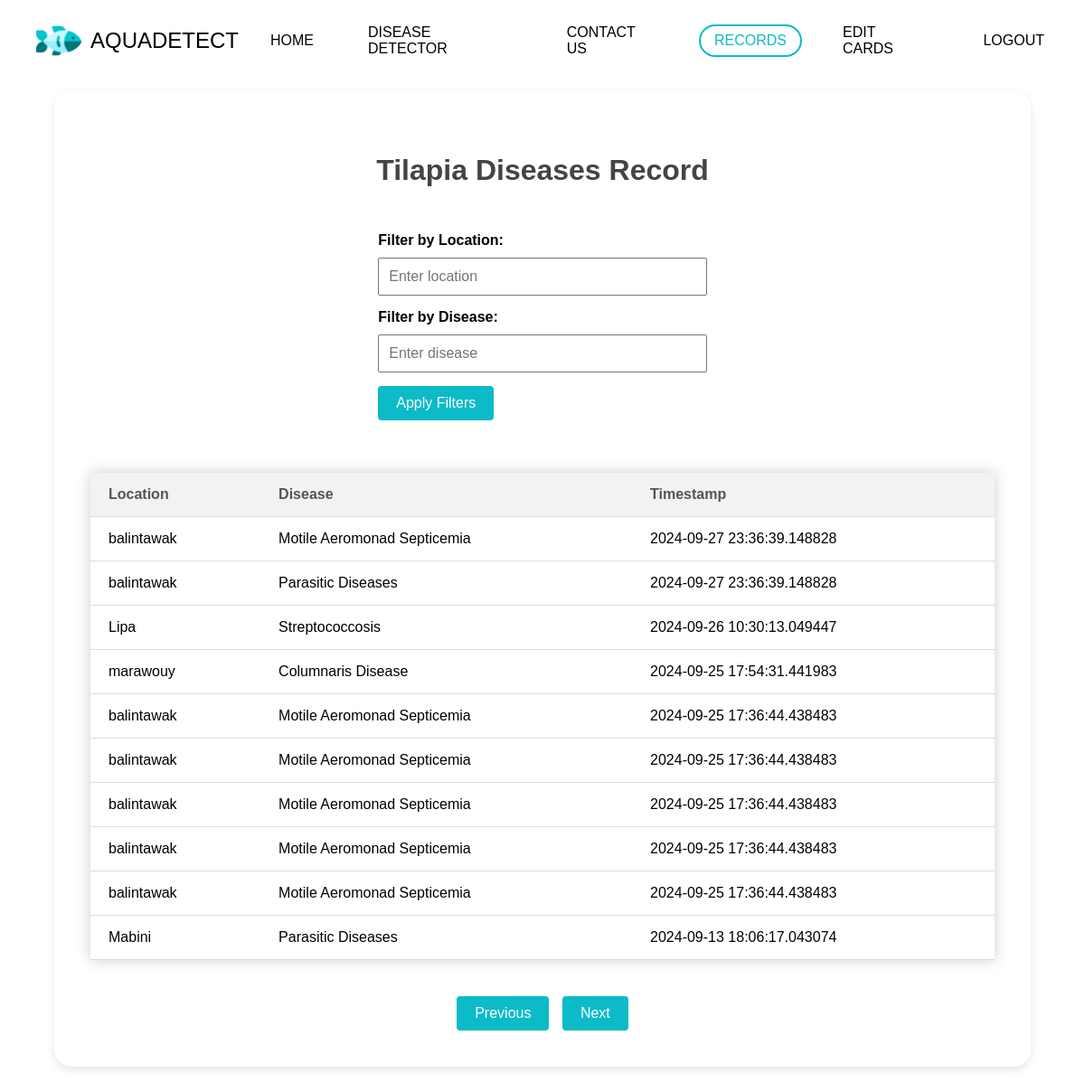
The page /test?location=&disease=&page=2 (signed in) on the database its author committed.
### app.py (models this page shows)
class LocationInfo(db.Model):
    id = db.Column(db.Integer, primary_key=True)
    location = db.Column(db.String(120), nullable=False)
    disease = db.Column(db.String(120), nullable=False)
    timestamp = db.Column(db.DateTime, default=datetime.datetime.utcnow)

### app.py (the view)
@app.route("/test")
def test():
    if 'logged_in' not in session or not session['logged_in']:
        flash('Please log in to access this page.', 'danger')
        return redirect(url_for('login'))
    filter_location = request.args.get('location', '')
    filter_disease = request.args.get('disease', '')
    page = request.args.get('page', 1, type=int)
    per_page = 10  # Number of records per page
    offset = (page - 1) * per_page
    query = db.session.query(LocationInfo)
    if filter_location:
        query = query.filter(LocationInfo.location.ilike(f"%{filter_location}%"))
    if filter_disease:
        query = query.filter(LocationInfo.disease.ilike(f"%{filter_disease}%"))
    query = query.order_by(LocationInfo.timestamp.desc())
    total = query.count()
    location_info_records = query.offset(offset).limit(per_page).all()
    base_url = url_for('test', location=filter_location, disease=filter_disease)
    prev_url = url_for('test', location=filter_location, disease=filter_disease, page=page-1) if page > 1 else None
    next_url = url_for('test', location=filter_location, disease=filter_disease, page=page+1) if (page * per_page) < total else None
    return render_template('test.html',
                           location_info_records=location_info_records,
                           filter_location=filter_location,
                           filter_disease=filter_disease,
                           prev_url=prev_url,
                           next_url=next_url)

### templates/test.html (shortened to what this page needs)
<!DOCTYPE html>
<html lang="en">
<head>
</head>
<body>
    {% extends "nav.html" %}
    {% block content %}
    <div class="page-container">
        <h1>Tilapia Diseases Record</h1>
        <div class="filter-form">
            <form method="get" action="{{ url_for('test') }}">
                <label for="location">Filter by Location:</label>
                <input type="text" id="location" name="location" value="{{ filter_location }}" placeholder="Enter location">
                <label for="disease">Filter by Disease:</label>
                <input type="text" id="disease" name="disease" value="{{ filter_disease }}" placeholder="Enter disease">
                <button type="submit">Apply Filters</button>
            </form>
        </div>
        <br>
        <table>
            <thead>
                <tr>
                    <th>Location</th>
                    <th>Disease</th>
                    <th>Timestamp</th>
                </tr>
            </thead>
            <tbody>
                {% for record in location_info_records %}
                <tr>
                    <td>{{ record.location }}</td>
                    <td>{{ record.disease }}</td>
                    <td>{{ record.timestamp }}</td>
                </tr>
                {% endfor %}
            </tbody>
        </table>
        <div class="pagination">
            {% if prev_url %}
            <a href="{{ prev_url }}" class="prev">Previous</a>
            {% endif %}
            {% if next_url %}
            <a href="{{ next_url }}" class="next">Next</a>
            {% endif %}
        </div>
    </div>
    {% endblock %}

### templates/nav.html (style rules this page uses)
* { text-decoration: none; font-family: 'Plus Jakarta Sans', Helvetica, sans-serif; box-sizing: border-box; margin: 0; padding: 0; }
body { margin: 0; padding: 0; }

### rows shown on the page
LocationInfo: location "balintawak", disease "Motile Aeromonad Septicemia", timestamp "2024-09-27 23:36:39.148828"
LocationInfo: location "balintawak", disease "Parasitic Diseases", timestamp "2024-09-27 23:36:39.148828"
LocationInfo: location "Lipa", disease "Streptococcosis", timestamp "2024-09-26 10:30:13.049447"
LocationInfo: location "marawouy", disease "Columnaris Disease", timestamp "2024-09-25 17:54:31.441983"
LocationInfo: location "balintawak", disease "Motile Aeromonad Septicemia", timestamp "2024-09-25 17:36:44.438483"
LocationInfo: location "balintawak", disease "Motile Aeromonad Septicemia", timestamp "2024-09-25 17:36:44.438483"
LocationInfo: location "balintawak", disease "Motile Aeromonad Septicemia", timestamp "2024-09-25 17:36:44.438483"
LocationInfo: location "balintawak", disease "Motile Aeromonad Septicemia", timestamp "2024-09-25 17:36:44.438483"
LocationInfo: location "balintawak", disease "Motile Aeromonad Septicemia", timestamp "2024-09-25 17:36:44.438483"
LocationInfo: location "Mabini", disease "Parasitic Diseases", timestamp "2024-09-13 18:06:17.043074"
